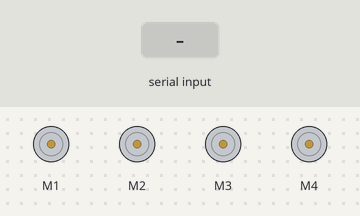
The sketch below on a simulated Arduino Uno, built with avr-gcc and run on an emulated ATmega328P. On the bench: 4 × DC motor (green arrow = forward, orange = backward, longer = faster). The test bench sets the inputs (shaded band). What the sketch prints to the serial monitor is not drawn.

Above: at 1.2 s.
1.3 s: "w" received over Serial
At 2.3 s:
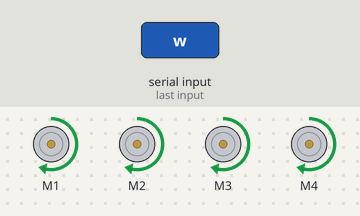
2.8 s: "s" received over Serial
At 3.4 s:
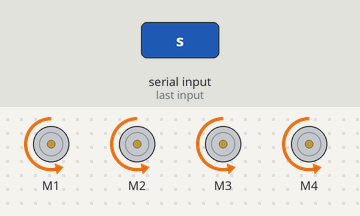
4.3 s: "a" received over Serial
At 5.5 s:
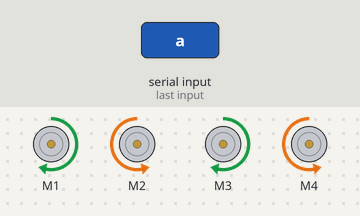
5.8 s: "d" received over Serial
At 6.9 s:
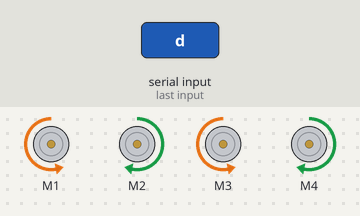
7.3 s: "q" received over Serial
At 8.0 s:
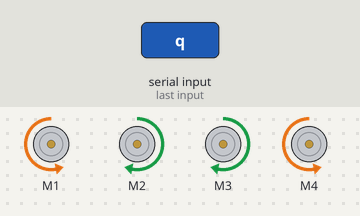
8.8 s: "e" received over Serial
At 9.2 s:
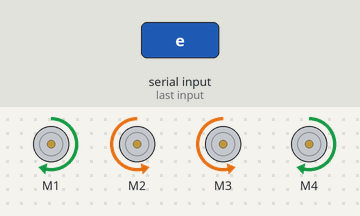
Timing chart, 0 to 11.3 s (numbered marks = the images above; inputs shaded):
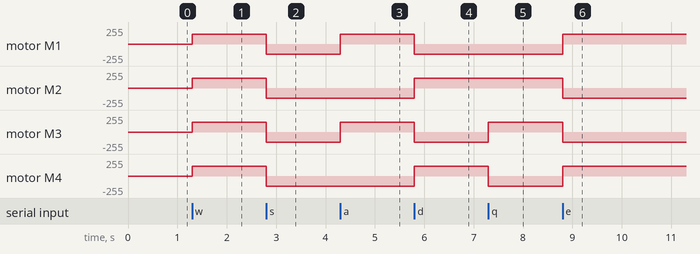

Measured:
- after the input at 1.3 s, motor M1–4: stopped → forward 150/255 at once
- after the input at 2.8 s, motor M1–4: forward 150/255 → backward 150/255 at once
- after the input at 4.3 s, motor M1, motor M3: backward 150/255 → forward 150/255 at once
- after the input at 5.8 s, motor M1, motor M3: forward 150/255 → backward 150/255 at once; motor M2, motor M4: backward 150/255 → forward 150/255 at once
- after the input at 7.3 s, motor M3: backward 150/255 → forward 150/255 at once; motor M4: forward 150/255 → backward 150/255 at once
- after the input at 8.8 s, motor M1, motor M4: backward 150/255 → forward 150/255 at once; motor M2, motor M3: forward 150/255 → backward 150/255 at once

The sketch:

KeyboardControl.ino
```cpp
#include <Wire.h>
#include <Adafruit_MotorShield.h>
#include "utility/Adafruit_MS_PWMServoDriver.h"

Adafruit_MotorShield AFMS = Adafruit_MotorShield();
Adafruit_DCMotor *fl = AFMS.getMotor(1); // Front Left
Adafruit_DCMotor *fr = AFMS.getMotor(2); // Front Right
Adafruit_DCMotor *bl = AFMS.getMotor(3); // Back Left
Adafruit_DCMotor *br = AFMS.getMotor(4); // Back Right

void setup() {
  Serial.begin(115200); // Faster communication speed
  Serial.println("Spresense Mecanum Controller Ready.");
  Serial.println("Controls: W,A,S,D (Move) | Q,E (Strafe) | Z (Stop)");

  if (!AFMS.begin()) {
    Serial.println("Could not find Motor Shield.");
    while (1);
  }
}

// THIS is the Engineering part: A dedicated Kinematics Function
// It takes desired X, Y, and Rotation speeds (-255 to 255)
void setMecanumSpeed(int y, int x, int rot) {

  // 1. Calculate motor speeds using vector mixing
  // Note: You might need to flip +/- signs depending on your specific wiring!
  int fl_speed = y + x + rot;
  int fr_speed = y - x - rot;
  int bl_speed = y - x + rot;
  int br_speed = y + x - rot;

  // 2. Normalize speeds (ensure we don't exceed 255)
  // If we calculate 300, we must scale everything down so the max is 255
  int max_val = max(abs(fl_speed), max(abs(fr_speed), max(abs(bl_speed), abs(br_speed))));
  if (max_val > 255) {
    fl_speed = map(fl_speed, -max_val, max_val, -255, 255);
    fr_speed = map(fr_speed, -max_val, max_val, -255, 255);
    bl_speed = map(bl_speed, -max_val, max_val, -255, 255);
    br_speed = map(br_speed, -max_val, max_val, -255, 255);
  }

  // 3. Send commands to motors
  setMotor(fl, fl_speed);
  setMotor(fr, fr_speed);
  setMotor(bl, bl_speed);
  setMotor(br, br_speed);
}

// Helper function to handle Direction + Speed automatically
void setMotor(Adafruit_DCMotor *motor, int speed) {
  if (speed > 0) {
    motor->run(FORWARD);
    motor->setSpeed(speed);
  } else if (speed < 0) {
    motor->run(BACKWARD);
    motor->setSpeed(abs(speed)); // Speed must be positive
  } else {
    motor->run(RELEASE);
  }
}

void loop() {
  // CHECK FOR INPUT
  if (Serial.available() > 0) {
    char cmd = Serial.read(); // Read the typed key

    // Define Base Speed
    int s = 150;

    // INPUT LAYER: Map Keys to Vectors (Y, X, Rot)
    switch(cmd) {
      case 'w': setMecanumSpeed(s, 0, 0);  break; // Forward
      case 's': setMecanumSpeed(-s, 0, 0); break; // Backward
      case 'a': setMecanumSpeed(0, 0, s);  break; // Rotate Left (Pivot)
      case 'd': setMecanumSpeed(0, 0, -s); break; // Rotate Right (Pivot)
      case 'q': setMecanumSpeed(0, -s, 0); break; // Strafe Left
      case 'e': setMecanumSpeed(0, s, 0);  break; // Strafe Right
      case 'z': setMecanumSpeed(0, 0, 0);  break; // Stop
    }
  }
}
```
